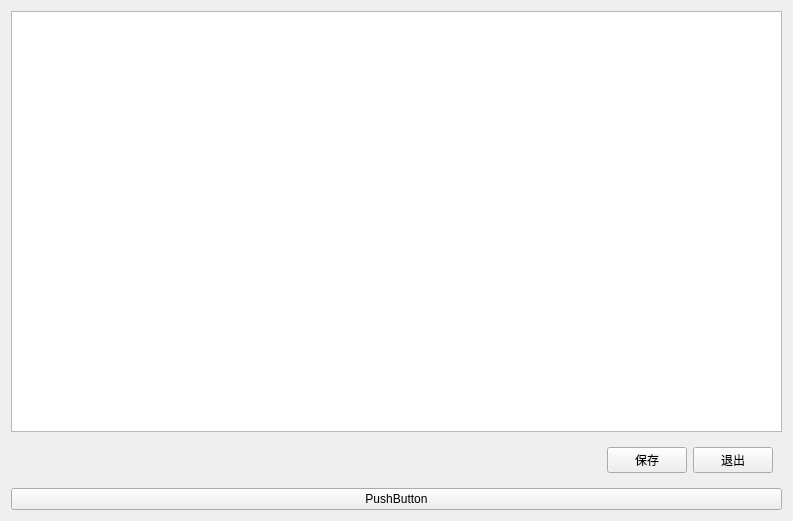
<?xml version="1.0" encoding="UTF-8"?>
<ui version="4.0">
 <class>Form</class>
 <widget class="QWidget" name="Form">
  <property name="geometry">
   <rect>
    <x>0</x>
    <y>0</y>
    <width>793</width>
    <height>521</height>
   </rect>
  </property>
  <property name="windowTitle">
   <string>工作流</string>
  </property>
  <layout class="QVBoxLayout" name="verticalLayout">
   <item>
    <widget class="QGraphicsView" name="graphicsView"/>
   </item>
   <item>
    <widget class="QWidget" name="widget" native="true">
     <layout class="QHBoxLayout" name="horizontalLayout">
      <item>
       <spacer name="horizontalSpacer">
        <property name="orientation">
         <enum>Qt::Horizontal</enum>
        </property>
        <property name="sizeHint" stdset="0">
         <size>
          <width>40</width>
          <height>20</height>
         </size>
        </property>
       </spacer>
      </item>
      <item>
       <widget class="QPushButton" name="pushButton_2">
        <property name="text">
         <string>保存</string>
        </property>
       </widget>
      </item>
      <item>
       <widget class="QPushButton" name="pushButton">
        <property name="text">
         <string>退出</string>
        </property>
       </widget>
      </item>
     </layout>
    </widget>
   </item>
   <item>
    <widget class="QPushButton" name="pushButton_3">
     <property name="text">
      <string>PushButton</string>
     </property>
    </widget>
   </item>
  </layout>
 </widget>
 <resources/>
 <connections/>
</ui>
